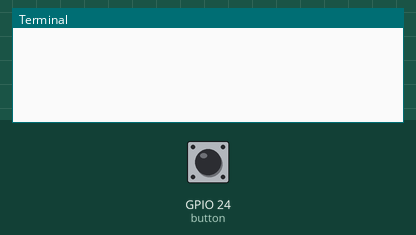
The program below on a simulated Raspberry Pi (BCM pin numbers). Parts: the last lines printed to the terminal. The inputs (shaded band) are chosen by the test bench; at power-on: GPIO 24 (button) HIGH.

Above: at 1.2 s.
1.3 s: GPIO 24 (button) pulled LOW for 0.15 s
At 2.5 s:
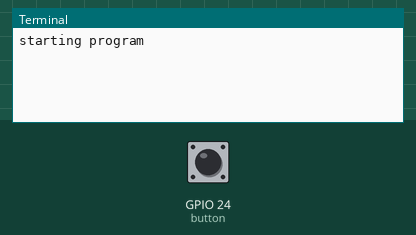
2.9 s: GPIO 24 (button) pulled LOW for 1 s
At 4.0 s:
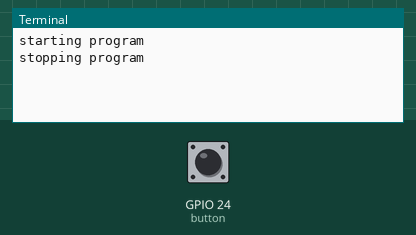

The program:

button.py
```python
from gpiozero import Button
from signal import pause

# Connect button to GPIO 24 and GND
button = Button(24)
state="off"

def button_pressed():
    global state
    if state=="off":
        print("starting program")
        state="on"
    elif state=="on":
        print("stopping program")
        state="off"

def button_released():
    print("Button was released!")

# Assign functions to events
button.when_pressed = button_pressed

pause() # Keeps the program running
```

Measured:
- after the input at 1.3 s, the terminal: prints a new line at once (image 1)
- after the input at 2.9 s, the terminal: prints a new line at once (image 2)
